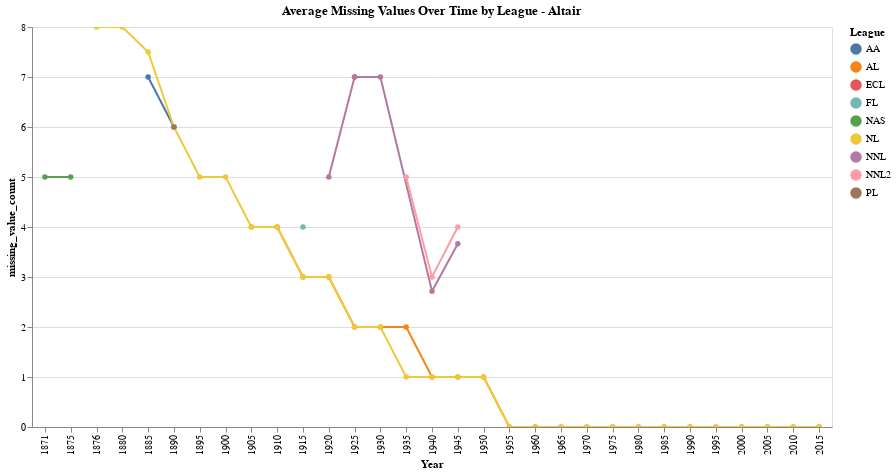

Notebook cell for this chart:
### Markdown cell above
# Notes:
# Yosef- I used altair to create the same plot. We are able to see the same information, but in a more interactive way.

### Code cell
import altair as alt

grouped_by_league_year_df = batting_df.groupby(['League', 'Year'])['missing_value_count'].mean().reset_index()

chart = alt.Chart(grouped_by_league_year_df).mark_line(point=True).encode(
    x='Year:O',
    y='missing_value_count:Q',
    color='League:N',
    tooltip=['League', 'Year', 'missing_value_count']
).properties(
    title='Average Missing Values Over Time by League - Altair',
    width=800,
    height=400
).interactive()

chart

### Figure 1 — Vega-Lite specification as saved in the notebook (floating-point values rounded to 4 significant figures)
{"config": {"view": {"continuousWidth": 300, "continuousHeight": 300}}, "data": {"name": "data-38271434a0d72c9097472bc5b83571ca"}, "mark": {"type": "line", "point": true}, "encoding": {"color": {"field": "League", "type": "nominal"}, "tooltip": [{"field": "League", "type": "nominal"}, {"field": "Year", "type": "quantitative"}, {"field": "missing_value_count", "type": "quantitative"}], "x": {"field": "Year", "type": "ordinal"}, "y": {"field": "missing_value_count", "type": "quantitative"}}, "height": 400, "params": [{"name": "param_14", "select": {"type": "interval", "encodings": ["x", "y"]}, "bind": "scales"}], "title": "Average Missing Values Over Time by League - Altair", "width": 800, "$schema": "https://vega.github.io/schema/vega-lite/v5.8.0.json", "datasets": {"data-38271434a0d72c9097472bc5b83571ca": [{"League": "AA", "Year": 1885, "missing_value_count": 7.0}, {"League": "AA", "Year": 1890, "missing_value_count": 6.0}, {"League": "AL", "Year": 1905, "missing_value_count": 4.0}, {"League": "AL", "Year": 1910, "missing_value_count": 4.0}, {"League": "AL", "Year": 1915, "missing_value_count": 3.0}, {"League": "AL", "Year": 1920, "missing_value_count": 3.0}, {"League": "AL", "Year": 1925, "missing_value_count": 2.0}, {"League": "AL", "Year": 1930, "missing_value_count": 2.0}, {"League": "AL", "Year": 1935, "missing_value_count": 2.0}, {"League": "AL", "Year": 1940, "missing_value_count": 1.0}, {"League": "AL", "Year": 1945, "missing_value_count": 1.0}, {"League": "AL", "Year": 1950, "missing_value_count": 1.0}, {"League": "AL", "Year": 1955, "missing_value_count": 0.0}, {"League": "AL", "Year": 1960, "missing_value_count": 0.0}, {"League": "AL", "Year": 1965, "missing_value_count": 0.0}, {"League": "AL", "Year": 1970, "missing_value_count": 0.0}, {"League": "AL", "Year": 1975, "missing_value_count": 0.0}, {"League": "AL", "Year": 1980, "missing_value_count": 0.0}, {"League": "AL", "Year": 1985, "missing_value_count": 0.0}, {"League": "AL", "Year": 1990, "missing_value_count": 0.0}, {"League": "AL", "Year": 1995, "missing_value_count": 0.0}, {"League": "AL", "Year": 2000, "missing_value_count": 0.0}, {"League": "AL", "Year": 2005, "missing_value_count": 0.0}, {"League": "AL", "Year": 2010, "missing_value_count": 0.0}, {"League": "AL", "Year": 2015, "missing_value_count": 0.0}, {"League": "ECL", "Year": 1925, "missing_value_count": 7.0}, {"League": "FL", "Year": 1915, "missing_value_count": 4.0}, {"League": "NAS", "Year": 1871, "missing_value_count": 5.0}, {"League": "NAS", "Year": 1875, "missing_value_count": 5.0}, {"League": "NL", "Year": 1876, "missing_value_count": 8.0}, {"League": "NL", "Year": 1880, "missing_value_count": 8.0}, {"League": "NL", "Year": 1885, "missing_value_count": 7.5}, {"League": "NL", "Year": 1890, "missing_value_count": 6.0}, {"League": "NL", "Year": 1895, "missing_value_count": 5.0}, {"League": "NL", "Year": 1900, "missing_value_count": 5.0}, {"League": "NL", "Year": 1905, "missing_value_count": 4.0}, {"League": "NL", "Year": 1910, "missing_value_count": 4.0}, {"League": "NL", "Year": 1915, "missing_value_count": 3.0}, {"League": "NL", "Year": 1920, "missing_value_count": 3.0}, {"League": "NL", "Year": 1925, "missing_value_count": 2.0}, {"League": "NL", "Year": 1930, "missing_value_count": 2.0}, {"League": "NL", "Year": 1935, "missing_value_count": 1.0}, {"League": "NL", "Year": 1940, "missing_value_count": 1.0}, {"League": "NL", "Year": 1945, "missing_value_count": 1.0}, {"League": "NL", "Year": 1950, "missing_value_count": 1.0}, {"League": "NL", "Year": 1955, "missing_value_count": 0.0}, {"League": "NL", "Year": 1960, "missing_value_count": 0.0}, {"League": "NL", "Year": 1965, "missing_value_count": 0.0}, {"League": "NL", "Year": 1970, "missing_value_count": 0.0}, {"League": "NL", "Year": 1975, "missing_value_count": 0.0}, {"League": "NL", "Year": 1980, "missing_value_count": 0.0}, {"League": "NL", "Year": 1985, "missing_value_count": 0.0}, {"League": "NL", "Year": 1990, "missing_value_count": 0.0}, {"League": "NL", "Year": 1995, "missing_value_count": 0.0}, {"League": "NL", "Year": 2000, "missing_value_count": 0.0}, {"League": "NL", "Year": 2005, "missing_value_count": 0.0}, {"League": "NL", "Year": 2010, "missing_value_count": 0.0}, {"League": "NL", "Year": 2015, "missing_value_count": 0.0}, {"League": "NNL", "Year": 1920, "missing_value_count": 5.0}, {"League": "NNL", "Year": 1925, "missing_value_count": 7.0}, {"League": "NNL", "Year": 1930, "missing_value_count": 7.0}, {"League": "NNL", "Year": 1940, "missing_value_count": 2.714}, {"League": "NNL", "Year": 1945, "missing_value_count": 3.667}, {"League": "NNL2", "Year": 1935, "missing_value_count": 5.0}, {"League": "NNL2", "Year": 1940, "missing_value_count": 3.0}, {"League": "NNL2", "Year": 1945, "missing_value_count": 4.0}, {"League": "PL", "Year": 1890, "missing_value_count": 6.0}]}}
